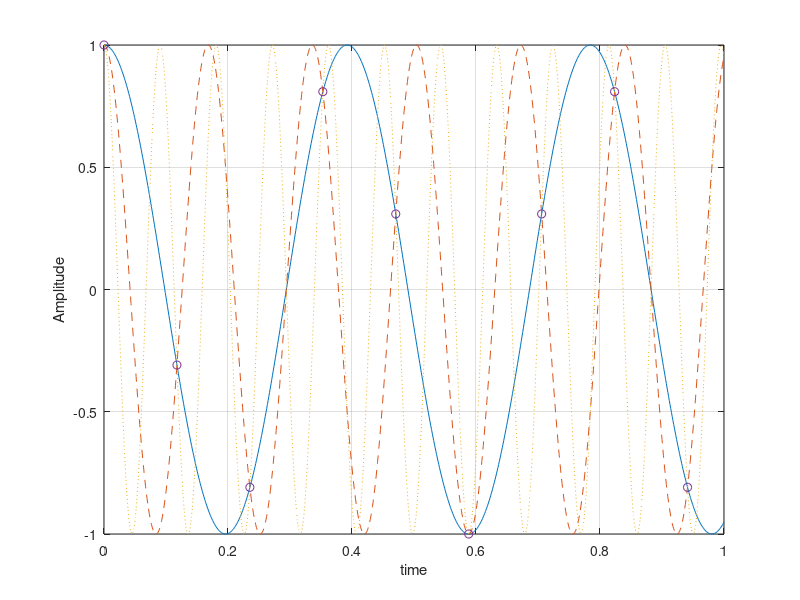

Reproduce this figure in MATLAB.
t = 0:0.001:0.85;
g1 = cos(6*pi*t); g2 = cos(14*pi*t); g3 = cos(26*pi*t);
figure;
plot(t/0.85,g1,'-', t/0.85, g2, '--', t/0.85, g3,':'); 
xlabel('time'); 
ylabel('Amplitude'); 
hold
n = 0:1:8; 
gs = cos(0.6*pi*n); 
plot(n/8.5,gs,'o'); 
grid on;
hold off